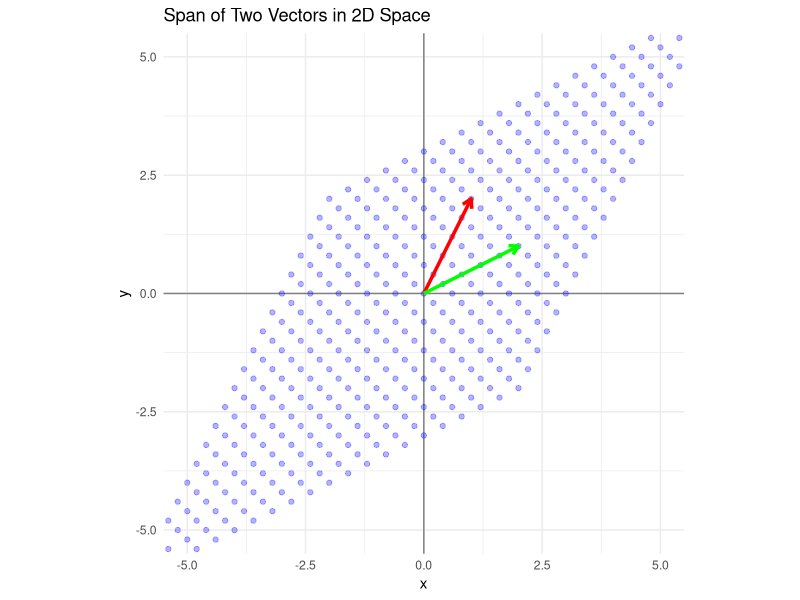

Write R code to recreate this figure. (Note: this script raises an error after producing the figure.)
Sys.setenv(LANGUAGE = "en")
install.packages("gganimate", repos = "https://cloud.r-project.org/")
library(ggplot2)
library(gganimate)
library(dplyr)



# Define two vectors (you can change these!)
v1 <- c(1, 2)
v2 <- c(2, 1)

# Create a grid of linear combinations: a * v1 + b * v2
coeff_grid <- expand.grid(a = seq(-2, 2, 0.2), b = seq(-2, 2, 0.2))
span_points <- coeff_grid %>%
  rowwise() %>%
  mutate(x = a * v1[1] + b * v2[1],
         y = a * v1[2] + b * v2[2])

# Set up base plot
ggplot() +
  # Axes
  geom_hline(yintercept = 0, color = "gray50") +
  geom_vline(xintercept = 0, color = "gray50") +
  
  # Span points (shows filled 2D space)
  geom_point(data = span_points, aes(x = x, y = y), alpha = 0.3, color = "blue") +
  
  # Basis vectors from origin
  geom_segment(aes(x = 0, y = 0, xend = v1[1], yend = v1[2]),
               arrow = arrow(length = unit(0.1, "inches")),
               color = "red", size = 1.2) +
  geom_segment(aes(x = 0, y = 0, xend = v2[1], yend = v2[2]),
               arrow = arrow(length = unit(0.1, "inches")),
               color = "green", size = 1.2) +
  
  coord_fixed(xlim = c(-5, 5), ylim = c(-5, 5)) +
  labs(title = "Span of Two Vectors in 2D Space") +
  theme_minimal()




# Create smooth parametric path through 2D space
N <- 200  # total frames
t <- seq(0, 2*pi, length.out = N)
t1_vals <- 2 * cos(t)    # smoothly circle through coefficient space
t2_vals <- 2 * sin(t)

# Build dataframe
data <- tibble(
  frame = 1:N,
  t1 = t1_vals,
  t2 = t2_vals,
  x1 = t1 * v1[1],
  y1 = t1 * v1[2],
  x2 = t2 * v2[1],
  y2 = t2 * v2[2],
  xr = x1 + x2,
  yr = y1 + y2
)

# Plot
p <- ggplot(data) +
  geom_hline(yintercept = 0, color = "gray80") +
  geom_vline(xintercept = 0, color = "gray80") +
  
  # Vector 1 (red)
  geom_segment(aes(x = 0, y = 0, xend = x1, yend = y1),
               color = "red", arrow = arrow(length = unit(0.15, "inches")),
               size = 1.2) +
  
  # Vector 2 (green)
  geom_segment(aes(x = 0, y = 0, xend = x2, yend = y2),
               color = "green", arrow = arrow(length = unit(0.15, "inches")),
               size = 1.2) +
  
  # Resultant vector (blue)
  geom_segment(aes(x = 0, y = 0, xend = xr, yend = yr),
               color = "blue", arrow = arrow(length = unit(0.15, "inches")),
               size = 1.2) +
  
  coord_fixed(xlim = c(-6, 6), ylim = c(-6, 6)) +
  theme_minimal(base_size = 14) +
  labs(title = "Smooth Span Sweep of Two Vectors",
       subtitle = "Red = v1, Green = v2, Blue = v1 + v2") +
  transition_manual(frame)

# Render smooth animation
animate(p, fps = 30, duration = 7, width = 600, height = 600,
        renderer = gifski_renderer("smooth_sweep_span.gif"))
